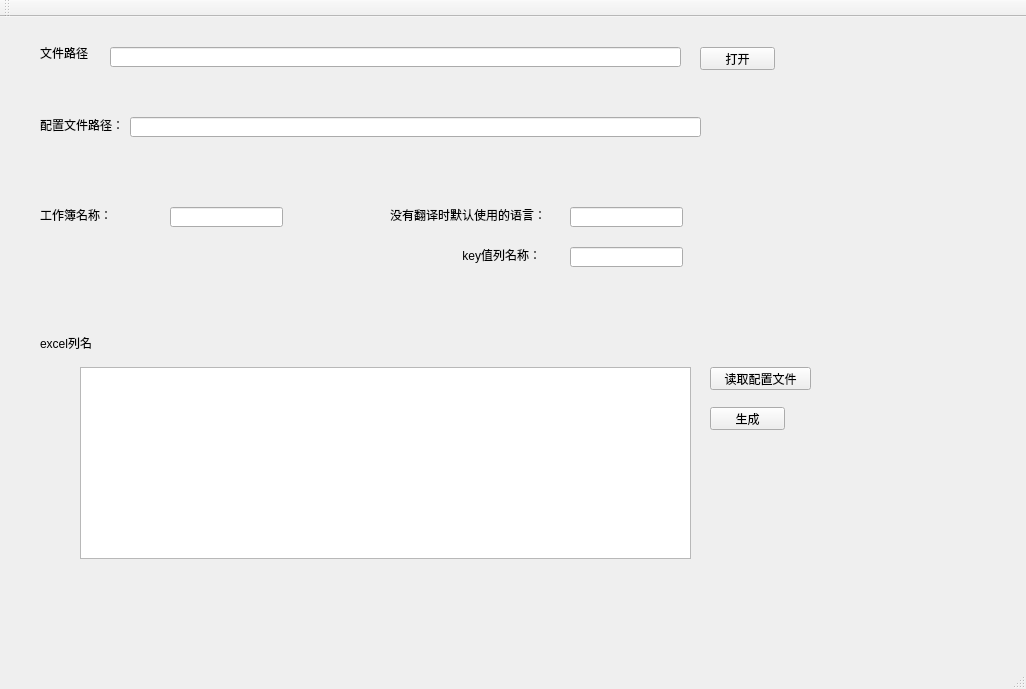
<?xml version="1.0" encoding="UTF-8"?>
<ui version="4.0">
 <class>MainWindow</class>
 <widget class="QMainWindow" name="MainWindow">
  <property name="geometry">
   <rect>
    <x>0</x>
    <y>0</y>
    <width>1026</width>
    <height>689</height>
   </rect>
  </property>
  <property name="windowTitle">
   <string>MainWindow</string>
  </property>
  <widget class="QWidget" name="centralWidget">
   <widget class="QLineEdit" name="lineEdit_filePath">
    <property name="geometry">
     <rect>
      <x>110</x>
      <y>30</y>
      <width>571</width>
      <height>20</height>
     </rect>
    </property>
   </widget>
   <widget class="QPushButton" name="pushButton_open">
    <property name="geometry">
     <rect>
      <x>700</x>
      <y>30</y>
      <width>75</width>
      <height>23</height>
     </rect>
    </property>
    <property name="text">
     <string>打开</string>
    </property>
   </widget>
   <widget class="QLabel" name="label">
    <property name="geometry">
     <rect>
      <x>40</x>
      <y>30</y>
      <width>54</width>
      <height>12</height>
     </rect>
    </property>
    <property name="text">
     <string>文件路径</string>
    </property>
   </widget>
   <widget class="QLabel" name="label_2">
    <property name="geometry">
     <rect>
      <x>40</x>
      <y>320</y>
      <width>54</width>
      <height>12</height>
     </rect>
    </property>
    <property name="text">
     <string>excel列名</string>
    </property>
   </widget>
   <widget class="QTableWidget" name="tableWidget_name">
    <property name="geometry">
     <rect>
      <x>80</x>
      <y>350</y>
      <width>611</width>
      <height>192</height>
     </rect>
    </property>
   </widget>
   <widget class="QPushButton" name="pushButton_load">
    <property name="geometry">
     <rect>
      <x>710</x>
      <y>350</y>
      <width>101</width>
      <height>23</height>
     </rect>
    </property>
    <property name="text">
     <string>读取配置文件</string>
    </property>
   </widget>
   <widget class="QLabel" name="label_4">
    <property name="geometry">
     <rect>
      <x>40</x>
      <y>190</y>
      <width>111</width>
      <height>16</height>
     </rect>
    </property>
    <property name="text">
     <string>工作簿名称：</string>
    </property>
   </widget>
   <widget class="QLineEdit" name="lineEdit_workSheetName">
    <property name="geometry">
     <rect>
      <x>170</x>
      <y>190</y>
      <width>113</width>
      <height>20</height>
     </rect>
    </property>
   </widget>
   <widget class="QPushButton" name="pushButton_create">
    <property name="geometry">
     <rect>
      <x>710</x>
      <y>390</y>
      <width>75</width>
      <height>23</height>
     </rect>
    </property>
    <property name="text">
     <string>生成</string>
    </property>
   </widget>
   <widget class="QLabel" name="label_5">
    <property name="geometry">
     <rect>
      <x>390</x>
      <y>190</y>
      <width>171</width>
      <height>16</height>
     </rect>
    </property>
    <property name="text">
     <string>没有翻译时默认使用的语言：</string>
    </property>
   </widget>
   <widget class="QLineEdit" name="lineEdit_defaultLanguage">
    <property name="geometry">
     <rect>
      <x>570</x>
      <y>190</y>
      <width>113</width>
      <height>20</height>
     </rect>
    </property>
   </widget>
   <widget class="QLabel" name="label_6">
    <property name="geometry">
     <rect>
      <x>390</x>
      <y>230</y>
      <width>151</width>
      <height>16</height>
     </rect>
    </property>
    <property name="text">
     <string>key值列名称：</string>
    </property>
    <property name="alignment">
     <set>Qt::AlignRight|Qt::AlignTrailing|Qt::AlignVCenter</set>
    </property>
   </widget>
   <widget class="QLineEdit" name="lineEdit_defaultKeyName">
    <property name="geometry">
     <rect>
      <x>570</x>
      <y>230</y>
      <width>113</width>
      <height>20</height>
     </rect>
    </property>
   </widget>
   <widget class="QLabel" name="label_3">
    <property name="geometry">
     <rect>
      <x>40</x>
      <y>100</y>
      <width>91</width>
      <height>16</height>
     </rect>
    </property>
    <property name="text">
     <string>配置文件路径：</string>
    </property>
   </widget>
   <widget class="QLineEdit" name="lineEdit_defaultConfigPath">
    <property name="geometry">
     <rect>
      <x>130</x>
      <y>100</y>
      <width>571</width>
      <height>20</height>
     </rect>
    </property>
   </widget>
  </widget>
  <widget class="QMenuBar" name="menuBar">
   <property name="geometry">
    <rect>
     <x>0</x>
     <y>0</y>
     <width>1026</width>
     <height>23</height>
    </rect>
   </property>
  </widget>
  <widget class="QToolBar" name="mainToolBar">
   <attribute name="toolBarArea">
    <enum>TopToolBarArea</enum>
   </attribute>
   <attribute name="toolBarBreak">
    <bool>false</bool>
   </attribute>
  </widget>
  <widget class="QStatusBar" name="statusBar"/>
 </widget>
 <layoutdefault spacing="6" margin="11"/>
 <resources/>
 <connections/>
</ui>
